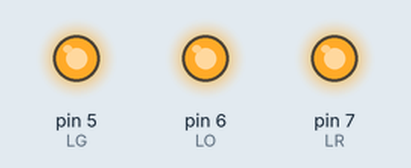
This sketch was run on a simulated Arduino Uno, built with avr-gcc and run on an emulated ATmega328P. Shown: output pins drawn as LEDs (lit = HIGH).

Above: at 0.5 s.
At 4.5 s:
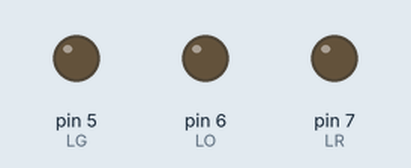
Timing chart, 0 to 6.9 s (numbered marks = the images above):
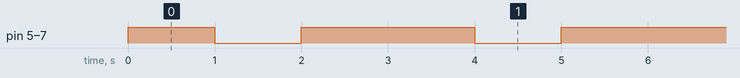

Measured:
- by itself, pin 5 (LG), pin 6 (LO), pin 7 (LR): repeats every 3.0 s: LOW 1.0 s, HIGH 2.0 s
- by itself, everything shown: repeats every 3.0 s, in 4 steps

The sketch:

sketch_oct10a.ino
```cpp
int LR=7;
int LG=5;
int LO=6;
void setup() {
  pinMode(LR,OUTPUT);
  pinMode(LO,OUTPUT);
  pinMode(LG,OUTPUT);

  // put your setup code here, to run once:

}

void loop() {
  // put your main code here, to run repeatedly:
        digitalWrite(LO,HIGH);
  digitalWrite(LR,HIGH);
  digitalWrite(LG,HIGH);
  delay(1000);
  digitalWrite(LO,LOW);
  digitalWrite(LR,LOW);
  digitalWrite(LG,LOW);
  delay(1000);
      digitalWrite(LO,HIGH);
  digitalWrite(LR,HIGH);
  digitalWrite(LG,HIGH);
  delay(1000);
  digitalWrite(LO,LOW);
  digitalWrite(LR,LOW);
  digitalWrite(LG,LOW);

}
```
